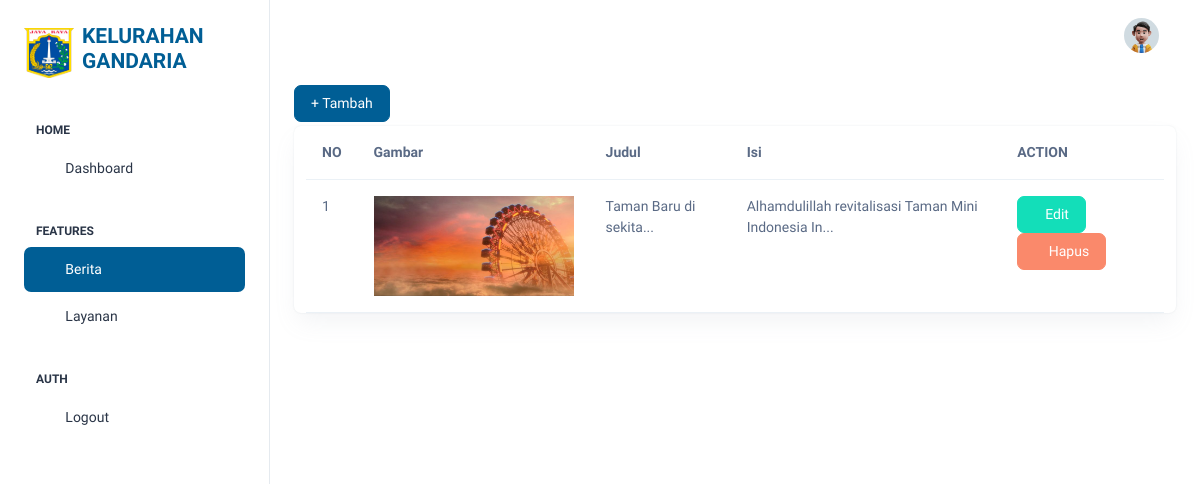
/admin/berita.php (signed in), run on the app's committed database.
### tables this page shows
CREATE TABLE `berita` (
  `id` int(11) NOT NULL,
  `judul` varchar(255) NOT NULL,
  `author` varchar(10) NOT NULL,
  `gambar` varchar(255) NOT NULL,
  `isi` text NOT NULL,
  `created_at` timestamp NOT NULL DEFAULT current_timestamp() ON UPDATE current_timestamp()
);

### admin/berita.php (the view, shortened to what this page needs)
<?php
require './../config/authFunction.php';
$query = "SELECT * FROM berita";
$getAllBerita = mysqli_query($conn, $query);
?>
<!doctype html>
<html lang="en">
<head>
    <link rel="stylesheet" href="assets/css/styles.min.css" />
</head>
<body>
    <div class="page-wrapper" id="main-wrapper" data-layout="vertical" data-navbarbg="skin6" data-sidebartype="full" data-sidebar-position="fixed" data-header-position="fixed">
        <?php require './component/sidebar.php'; ?>
        <div class="body-wrapper">
            <?php require './component/header.php'; ?>
            <div class="container-fluid">
                <a href="tambahBerita.php" class="btn btn-primary mb-1">+ Tambah</a>
                <div class="card">
                    <section class="intro">
                        <div class="gradient-custom-1 h-100">
                            <div class="mask d-flex align-items-center h-100">
                                <div class="container-fluid">
                                    <div class="row justify-content-center">
                                        <div class="col-12">
                                            <div class="table-responsive bg-white">
                                                <table class="table mb-0">
                                                    <thead>
                                                        <tr>
                                                            <th scope="col">NO</th>
                                                            <th scope="col">Gambar</th>
                                                            <th scope="col">Judul</th>
                                                            <th scope="col">Isi</th>
                                                            <th scope="col">ACTION</th>
                                                        </tr>
                                                    </thead>
                                                    <tbody>
                                                        <?php if (mysqli_num_rows($getAllBerita) > 0) : ?>
                                                            <?php
                                                            $no = 1;
                                                            foreach ($getAllBerita as $berita) :
                                                            ?>
                                                                <tr>
                                                                    <td>
                                                                        <?= $no++ ?>
                                                                    </td>
                                                                    <th scope="row" style="color: #666666;">
                                                                        <img src="./../image/berita/<?= $berita['gambar'] ?>" alt="" style="width: 200px; height: 100px;">
                                                                    </th>
                                                                    <td>
                                                                        <?= substr($berita['judul'], 0, 20) ?>...
                                                                    </td>
                                                                    <td><?= substr($berita['isi'], 0, 50) ?>...</td>
                                                                    <td>
                                                                        <a href="./editBerita.php?id=<?= $berita['id'] ?>" class="btn btn-success"><i class="ti ti-pencil"></i>Edit</a>
                                                                        <a href="./process/deleteBerita.php?id=<?= $berita['id'] ?>" onclick="return confirm('Yakin Hapus Data ini?')" class="btn btn-danger"><i class="ti ti-trash"></i>
                                                                            Hapus</a>
                                                                    </td>
                                                                </tr>
                                                            <?php endforeach; ?>
                                                        <?php else : ?>
                                                            <tr>
                                                                <td colspan="5" class="text-center">Tidak ada data</td>
                                                            </tr>
                                                        <?php endif; ?>
                                                    </tbody>
                                                </table>
                                            </div>
                                        </div>
                                    </div>
                                </div>
                            </div>
                        </div>
                    </section>
                </div>
            </div>
        </div>
</body>
</html>

### data on the page
berita: gambar (picture), judul "Taman Baru di sekita", isi "Alhamdulillah revitalisasi Taman Mini Indonesia In"
